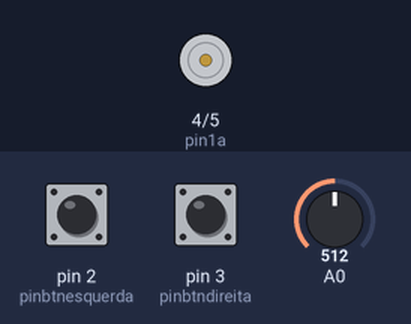
Bench run of a sketch on a simulated Arduino Uno, built with avr-gcc and run on an emulated ATmega328P. Shown: motor-driver pin pairs drawn as motors (green arrow = first pin HIGH = forward, orange = second pin HIGH = backward, longer = more drive, scaled by the enable pin). The inputs (shaded band) are chosen by the test bench; at power-on: pin 2 (pinbtnesquerda) HIGH, pin 3 (pinbtndireita) HIGH, A0 = 512.

Above: at 1.2 s.
1.3 s: pin 2 (pinbtnesquerda) pulled LOW for 0.15 s
At 1.37 s:
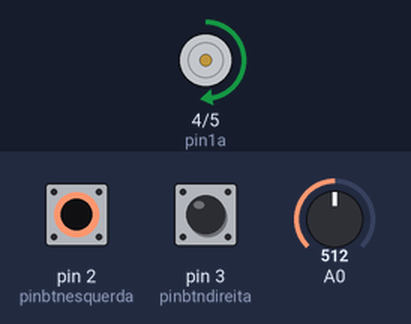
2.9 s: pin 3 (pinbtndireita) pulled LOW for 0.15 s
At 2.97 s:
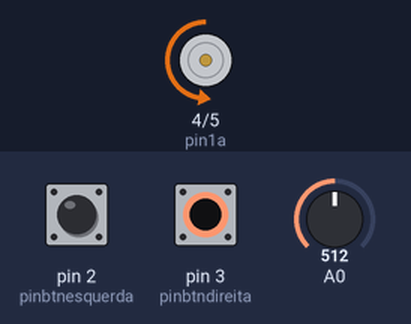
4.5 s: pin 3 (pinbtndireita) pulled LOW for 3.2 s
At 8.3 s:
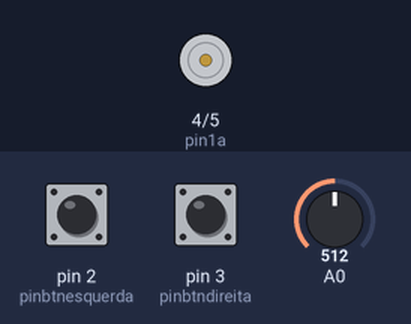
9.2 s: pin 2 (pinbtnesquerda) pulled LOW for 3.2 s
At 10.6 s:
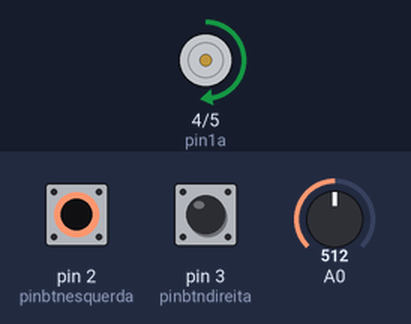
Timing chart, 0 to 13.9 s (numbered marks = the images above; inputs shaded):
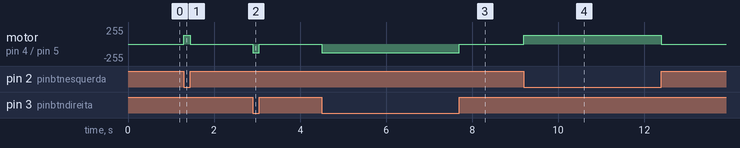

The sketch:

motorquase.ino
```cpp
int pinbtnesquerda = 2;
int pinbtndireita = 3;
int pin1a = 4;
int pin2a = 5;
int pin12en = 6;

void setup() {
  // Configuração dos pinos
  pinMode(pinbtnesquerda, INPUT_PULLUP);
  pinMode(pinbtndireita, INPUT_PULLUP);
  pinMode(pin1a, OUTPUT);
  pinMode(pin2a, OUTPUT);
  pinMode(pin12en, OUTPUT); // Adicionado para garantir o funcionamento correto do PWM
}

void loop() {
  // Lê o potenciômetro (0 a 1023)
  int valor = analogRead(A0);

  // Converte a leitura para o padrão do analogWrite (0 a 255)
  int valorPWM = valor / 4;

  if(btnesquerdoapertado()) {
    digitalWrite(pin1a, HIGH);
    digitalWrite(pin2a, LOW);
    analogWrite(pin12en, valorPWM);
  }
  else if(btndireitoapertado()) {
    digitalWrite(pin1a, LOW);
    digitalWrite(pin2a, HIGH);
    analogWrite(pin12en, valorPWM);
  }
  else {
    digitalWrite(pin1a, LOW);
    digitalWrite(pin2a, LOW);
    analogWrite(pin12en, 0); // Garante que a velocidade vá a zero quando parar
  }
} // Fim da função loop

// --- Funções Auxiliares ---

bool btnesquerdoapertado() {
  // Com INPUT_PULLUP: apertado = LOW (!digitalRead), solto = HIGH (digitalRead)
  // Retorna verdadeiro se o esquerdo estiver APERTADO e o direito SOLTO
  return !digitalRead(pinbtnesquerda) && digitalRead(pinbtndireita);
}

bool btndireitoapertado() {
  // Retorna verdadeiro se o direito estiver APERTADO e o esquerdo SOLTO
  return !digitalRead(pinbtndireita) && digitalRead(pinbtnesquerda);
}
```

Measured:
- after the input at 1.3 s, motor on pin 4 (pin1a) / pin 5 (pin2a): stopped → forward 128/255 at once, → stopped 0.15 s later
- after the input at 2.9 s, motor on pin 4 (pin1a) / pin 5 (pin2a): stopped → backward 128/255 at once, → stopped 0.15 s later
- after the input at 4.5 s, motor on pin 4 (pin1a) / pin 5 (pin2a): stopped → backward 128/255 at once, → stopped 3.2 s later
- after the input at 9.2 s, motor on pin 4 (pin1a) / pin 5 (pin2a): stopped → forward 128/255 at once, → stopped 3.2 s later
